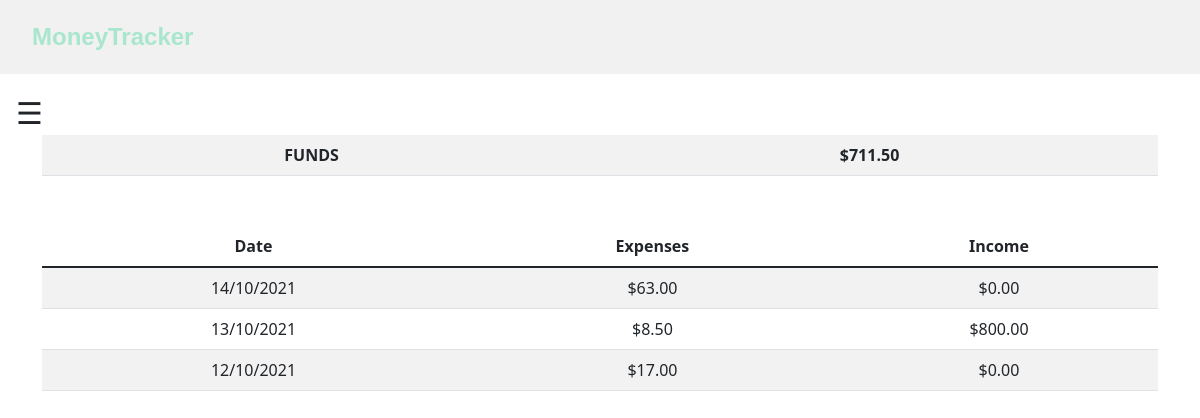
Screenshot of /history (signed in) with the database file from the repository.
### tables this page shows
CREATE TABLE users (
id INTEGER, 
username TEXT NOT NULL,
hash TEXT NOT NULL,
funds NUMERIC NOT NULL DEFAULT 0.00,
PRIMARY KEY(id));

CREATE TABLE dailyLog (
dailyLogID INTEGER NOT NULL,
userID INTEGER,
day NUMERIC NOT NULL,
month NUMERIC NOT NULL,
year NUMERIC NOT NULL,
food NUMERIC DEFAULT 0.00,
bills NUMERIC DEFAULT 0.00,
transport NUMERIC DEFAULT 0.00,
shopping NUMERIC DEFAULT 0.00,
social NUMERIC DEFAULT 0.00,
education NUMERIC DEFAULT 0.00,
grocery NUMERIC DEFAULT 0.00,
others NUMERIC DEFAULT 0.00,
salary NUMERIC DEFAULT 0.00,
investment NUMERIC DEFAULT 0.00,
PRIMARY KEY(dailyLogID),
FOREIGN KEY (userID) REFERENCES users(id));

### application.py (the view)
@app.route("/history")
@login_required
def history():
    user_history = db.execute("SELECT * FROM dailyLog WHERE userID = ? ORDER BY year DESC, month DESC, day DESC", session["user_id"])
    rows = db.execute("SELECT funds FROM users WHERE id = ?", session["user_id"])
    user_funds = rows[0]["funds"]
    return render_template("history.html", user_history=user_history, user_funds=user_funds)

### application.py (called while the page is built)
@app.after_request
def after_request(response):
    response.headers["Cache-Control"] = "no-cache, no-store, must-revalidate"
    response.headers["Expires"] = 0
    response.headers["Pragma"] = "no-cache"
    return response

### helpers.py (called while the page is built)
def login_required(f):
    @wraps(f)
    def decorated_function(*args, **kwargs):
        if session.get("user_id") is None:
            return redirect("/login")
        return f(*args, **kwargs)
    return decorated_function

def usd(value):
    return f"${value:,.2f}"

### templates/history.html (shortened to what this page needs)
{% extends "layout.html" %}
{% block main %}
    <table class="table table-striped table-funds">
        <tr>
            <th>FUNDS</th>
            <td><b>{{ user_funds | usd }}</b></td>
        </tr>
    </table>
    <table class="table table-striped table-history">
        <thead>
            <tr>
                <th>Date</th>
                <th>Expenses</th>
                <th>Income</th>
            </tr>
        </thead>
        <tbody>
            {% for row in user_history %}
                <tr>
                    <td>{{ row.day }}/{{ row.month }}/{{ row.year }}</td>
                    <td>{{ (row.food + row.bills + row.transport + row.shopping + row.social + row.education + row.grocery + row.others) | usd}}</td>
                    <td>{{ (row.salary + row.investment) | usd }}</td>
                </tr>
            {% endfor %}
        </tbody>
    </table>
{% endblock %}

### templates/layout.html (shortened to what this page needs)
<!DOCTYPE html>
<html lang="en">
    <head>
        <link href="https://cdn.jsdelivr.net/npm/bootstrap@5.1.2/dist/css/bootstrap.min.css" rel="stylesheet">
        <link href="/static/styles.css" rel="stylesheet">
    </head>
    <body>
        {% if session.user_id %}
            <div class="topNav">
                <a class="topNavHeader" href="/"><b>MoneyTracker</b></a>
            </div>
            <main>
                <div id="main">
                    <span style="font-size:30px;cursor:pointer" onclick="openNav()">&#9776;</span>
                    <main class="container">
                        {% block main %}{% endblock %}
                    </main>
                </div>
            </main>
        {% endif %}
    </body>
</html>

### static/styles.css (style rules this page uses)
.topNav { background-color: #f1f1f1; padding: 19px 16px; }
a.topNavHeader { text-decoration: none; color: #A8E6CE; font-family: 'Trebuchet MS', sans-serif; font-size: x-large; padding: 8px 16px; }
#main { transition: margin-left .5s; padding: 16px; }
.table.table-striped.table-funds { text-align: center; margin-bottom: 50px; }
.table.table-striped.table-history { text-align: center; }

### rows the page displays
users: funds "$711.50"
dailyLog: day "14", month "10", year "2021", food+bills+transport "$63.00", (row.salary+row.investment)|usd "$0.00"
dailyLog: day "13", month "10", year "2021", food+bills+transport "$8.50", (row.salary+row.investment)|usd "$800.00"
dailyLog: day "12", month "10", year "2021", food+bills+transport "$17.00", (row.salary+row.investment)|usd "$0.00"
